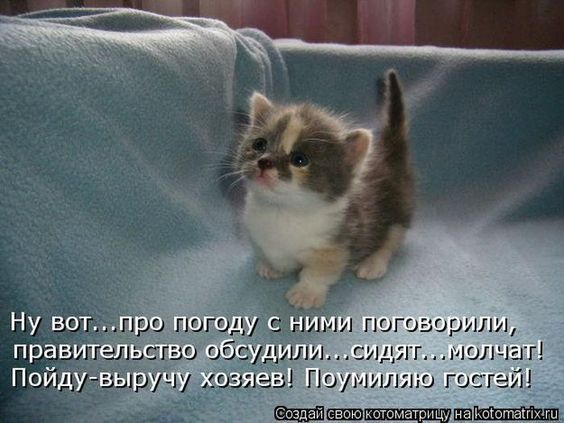
#> input picture scraping/kitten.jpg, 564 x 423 px, found by its file name
$ python 341.py
#> lines starting #> are read from the running program, lines starting #| are printed output that depends on the picture
from PIL import Image, ImageFilter
kitten = Image.open("scraping\kitten.jpg")
#> kitten is the input picture: PIL image 564x423 RGB; mean R, G, B 100.8, 109.2, 111.9
blurryKitten = kitten.filter(ImageFilter.GaussianBlur)
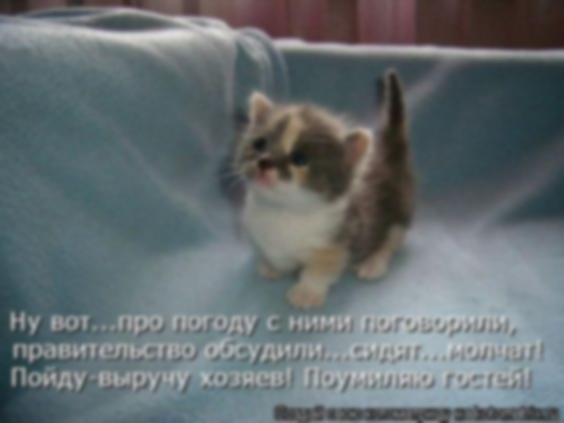
#> blurryKitten: PIL image 564x423 RGB; mean R, G, B 100.8, 109.2, 111.9
blurryKitten.save('kitten_blurred.jpg')
blurryKitten.show()
